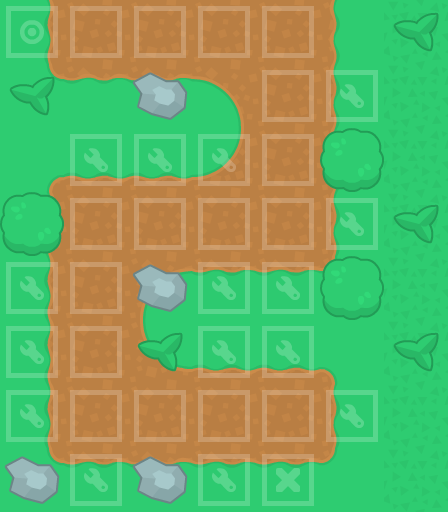

Tiled map render using the project's own tile images. Description and the whole map definition, tile-layer contents included, below:
An orthogonal 7x8 tile map with 64x64 px tiles, 3 tile layers (terrain, objects, path).

<map version="1.10" tiledversion="1.11.2" orientation="orthogonal" renderorder="right-down" width="7" height="8" tilewidth="64" tileheight="64" infinite="0" nextlayerid="5" nextobjectid="1">
 <tileset firstgid="1" name="tower-defense" tilewidth="64" tileheight="64" tilecount="299" columns="23">
  <image source="tileset.png" width="1472" height="832" />
 </tileset>
 <layer id="1" name="terrain" width="7" height="8">
  <data encoding="csv">
93,94,94,94,94,95,25,
116,117,117,74,94,95,232,
70,71,71,97,94,95,163,
93,94,94,94,94,95,25,
93,94,73,117,117,118,25,
93,94,96,71,71,72,25,
93,94,94,94,94,95,163,
116,117,117,117,117,118,232
</data>
 </layer>
 <layer id="4" name="objects" width="7" height="8">
  <data encoding="csv">
0,0,0,0,0,0,133,
133,0,137,0,0,0,0,
0,0,0,0,0,131,0,
131,0,0,0,0,0,133,
0,0,137,0,0,131,0,
0,0,133,0,0,0,133,
0,0,0,0,0,0,0,
137,0,137,0,0,0,0
</data>
 </layer>
 <layer id="2" name="path" width="7" height="8">
  <data encoding="csv">
19,16,16,16,16,0,0,
0,0,0,0,16,17,0,
0,17,17,17,16,0,0,
0,16,16,16,16,17,0,
17,16,0,17,17,0,0,
17,16,0,17,17,0,0,
17,16,16,16,16,17,0,
0,17,0,17,18,0,0
</data>
 </layer>
</map>
